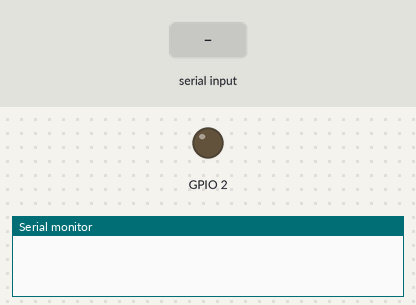
Bench run of a sketch on a simulated ESP32. On the bench: output pins drawn as LEDs (lit = HIGH), the last lines printed to the serial monitor. The inputs (shaded band) are chosen by the test bench.

Above: at 1.2 s.
1.3 s: "H" received over Serial
At 2.0 s:
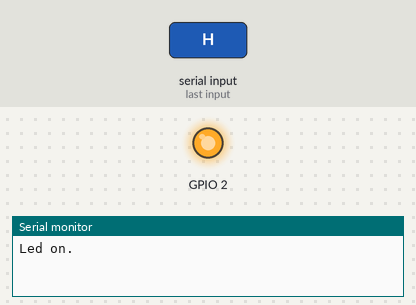
2.8 s: "L" received over Serial
At 3.1 s:
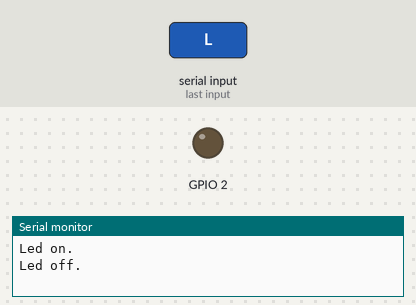
Timing chart, 0 to 5.8 s (numbered marks = the images above; inputs shaded):
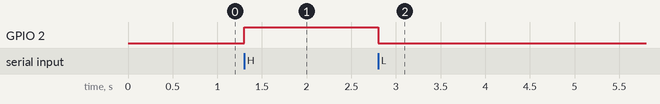

Measured:
- after the input at 1.3 s, GPIO 2: LOW → HIGH at once
- after the input at 2.8 s, GPIO 2: HIGH → LOW at once

The sketch:

serial_transmit_receive.ino
```cpp
/*串口收发例程serial_transmit_receive
 *
 * 使用ESP32上USB相连的串口0（UART0）连接电脑进行数据的收发,波特率设置为9600
 * 功能描述：
 *    接收电脑发送数据，判断字符为'H'，则点亮LED，并发送对应字符串信息到电脑；字符为'L'，则点亮熄灭，接着发送到电脑
 *
 */


void setup() {
  // put your setup code here, to run once:
  Serial.begin(9600);
  pinMode(2, OUTPUT);
}

void loop() {
  // put your main code here, to run repeatedly:
  char rec = Serial.read();
  if(rec == 'H'){
    digitalWrite(2, HIGH);
    Serial.println("Led on.");
  }
  if(rec == 'L'){
    digitalWrite(2, LOW);
    Serial.println("Led off.");
  }
}
```
